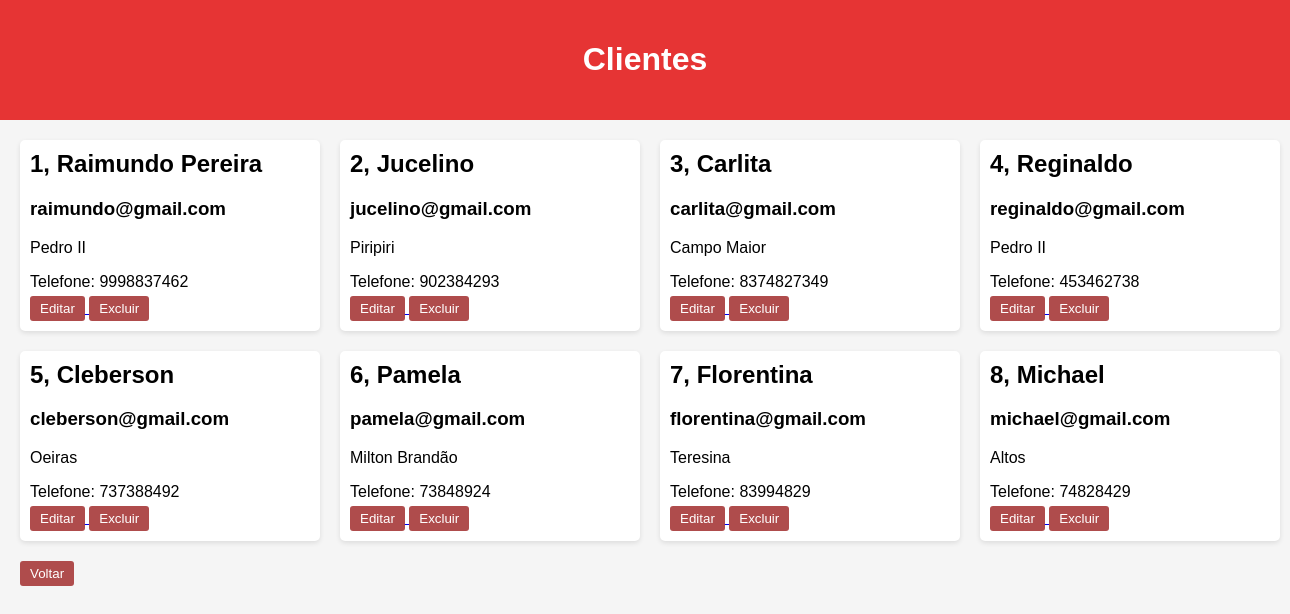
Screenshot of /clientes with the database file from the repository.
### tables this page shows
CREATE TABLE cliente (id_cliente  integer primary key autoincrement,nome_cliente text,telefone integer,cidade text,email text);

### app.py (the view)
@app.route("/clientes")
def clientes():
	banco = sqlite3.connect('venda.db')
	cursor = banco.cursor()
	cursor.execute('SELECT * FROM cliente')
	data = cursor.fetchall()
	return render_template('clientes.html', data = data)

### templates/clientes.html (shortened to what this page needs)
<!DOCTYPE html>
<html lang="en">
<head>
</head>
<body>
    <header>
        <h1>Clientes</h1>
    </header>
    <div class="container">
        {% for row in data %}
        <ul class="product-list">
            <li class="product-item">
                <h2>{{row[0]}}, {{row[1]}}</h2>
                <h3>{{row[4]}}</h3>
                <p>{{row[3]}}</p>
                <p>Telefone: {{row[2]}}</p>
                <a href="{{url_for('editarCliente',id=row[0])}}">
                    <button class="btn" :hover>Editar</button>
                </a>
                <a href="{{url_for('excluirCliente',id=row[0])}}">
                    <button class="btn" :hover>Excluir</button>
                </a>
            </li>
        </ul>
        {% endfor %}
        <a href="{{url_for('principal')}}">
            <button class="btn" :hover>Voltar</button>
        </a>
    </div>
</body>
</html>

### templates/clientes.html (style rules this page uses)
body { font-family: Arial, sans-serif; margin: 0; padding: 0; background-color: #f5f5f5; }
header { background-color: #e63434; color: white; text-align: center; padding: 20px; }
.container { max-width: 800px; margin: 20px auto; padding: 0 20px; display: grid; grid-template-columns: repeat(4, minmax(300px, 1fr)); grid-gap: 20px; float: left; }
.product-list { list-style-type: none; padding: 0; margin: 0; }
.product-item { background-color: white; padding: 10px; border-radius: 5px; box-shadow: 0 2px 5px rgba(0,0,0,0.1); }
.product-item h2 { margin-top: 0; }
.product-item p { margin-bottom: 5px; }
.btn { background-color: #af4c4c; color: white; border: none; padding: 5px 10px; border-radius: 3px; cursor: pointer; }

### rows the page displays
cliente: id_cliente "1", nome_cliente "Raimundo Pereira", email "raimundo@gmail.com", cidade "Pedro II", telefone "9998837462"
cliente: id_cliente "2", nome_cliente "Jucelino", email "jucelino@gmail.com", cidade "Piripiri", telefone "902384293"
cliente: id_cliente "3", nome_cliente "Carlita", email "carlita@gmail.com", cidade "Campo Maior", telefone "8374827349"
cliente: id_cliente "4", nome_cliente "Reginaldo", email "reginaldo@gmail.com", cidade "Pedro II", telefone "453462738"
cliente: id_cliente "5", nome_cliente "Cleberson", email "cleberson@gmail.com", cidade "Oeiras", telefone "737388492"
cliente: id_cliente "6", nome_cliente "Pamela", email "pamela@gmail.com", cidade "Milton Brandão", telefone "73848924"
cliente: id_cliente "7", nome_cliente "Florentina", email "florentina@gmail.com", cidade "Teresina", telefone "83994829"
cliente: id_cliente "8", nome_cliente "Michael", email "michael@gmail.com", cidade "Altos", telefone "74828429"
